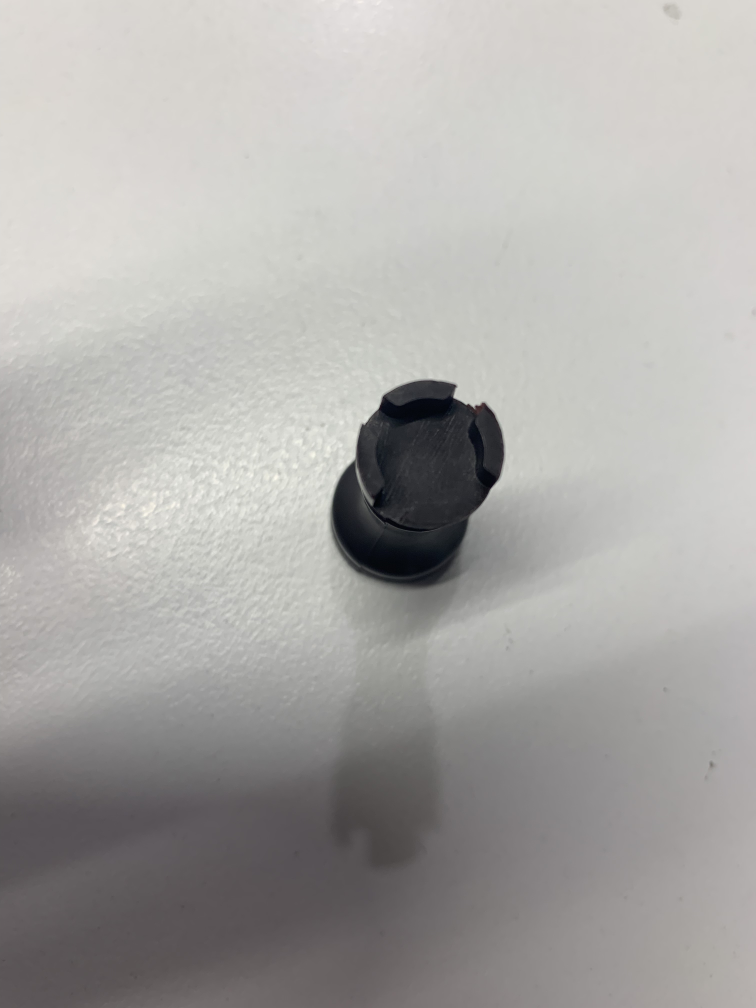
#> input picture dataset_yolo/images/train/IMG_1135.png, 3024 x 4032 px (shown at 1/4 size); its folder holds only this picture in this run
$ python yolo_preprocess.py   (older library calls are emulated)
#> lines starting #> are read from the running program, lines starting #| are printed output that depends on the picture; after the words box and inside, x2 and y2 are one past the last pixel; in counts of white or black regions, pixels touching at a corner belong together
import numpy as np
import cv2
import os

def detect_edges(im):
    # Convert to grayscale
    gray = cv2.cvtColor(im, cv2.COLOR_BGR2GRAY)

    # Define the aggressive edge detection kernel
    aggressive_kernel = np.array([
        [-1, -1, -1],
        [-1,  8, -1],
        [-1, -1, -1]
    ], dtype=np.float32)

    # Apply the kernel using filter2D
    edges = cv2.filter2D(gray, -1, aggressive_kernel)

    # Normalize to 0-255 range
    edges = cv2.normalize(edges, None, 0, 255, cv2.NORM_MINMAX, dtype=cv2.CV_8U)

    # Threshold to make edges white, everything else black
    _, binary = cv2.threshold(edges, 30, 255, cv2.THRESH_BINARY)

    # Morphological operations to connect nearby edges
    kernel = np.ones((3, 3), np.uint8)
    binary = cv2.morphologyEx(binary, cv2.MORPH_CLOSE, kernel, iterations=2)

    # Remove small connected components
    num_labels, labels, stats, centroids = cv2.connectedComponentsWithStats(binary, connectivity=8)

    # Filter by area - keep only large components
    min_area = 100  # Adjust this threshold based on your needs
    filtered = np.zeros_like(binary)

    for i in range(1, num_labels):  # Skip background (label 0)
        area = stats[i, cv2.CC_STAT_AREA]
        if area >= min_area:
            filtered[labels == i] = 255

    return filtered

for img_name in os.listdir("dataset_yolo/images/train"):
    img = cv2.imread(f"dataset_yolo/images/train/{img_name}")
#> img is the input picture: shape (4032, 3024, 3); mean B, G, R 167, 169.4, 171

    # Apply Gaussian blur before resizing
    img_blurred = cv2.GaussianBlur(img, (31, 31), 0)

    # Resize to 1/4 of original size
    h, w = img_blurred.shape[:2]
    img_resized = cv2.resize(img_blurred, (w // 4, h // 4), interpolation=cv2.INTER_AREA)
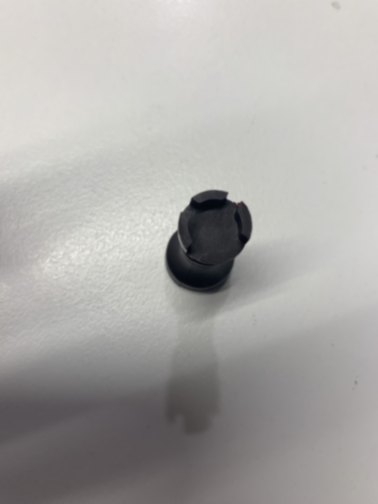
#> img_resized: shape (1008, 756, 3) (shown at 1/2 size); mean B, G, R 167, 169.4, 171

    # Detect edges on resized image
    contoured = detect_edges(img_resized)
#> in detect_edges, `edges = cv2.filter2D(gray, -1, aggressive_kernel)`:
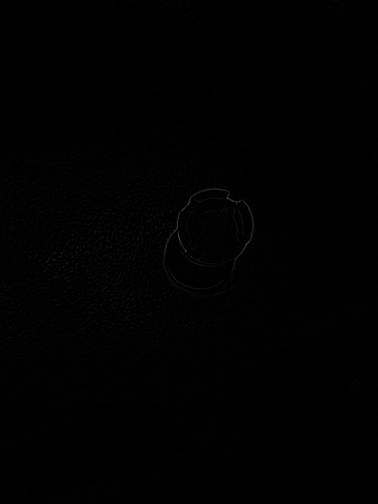
#> edges: shape (1008, 756) (shown at 1/2 size); min 0, max 84, mean 1
#> in detect_edges, `_, binary = cv2.threshold(edges, 30, 255, cv2.THRESH_BINARY)`:
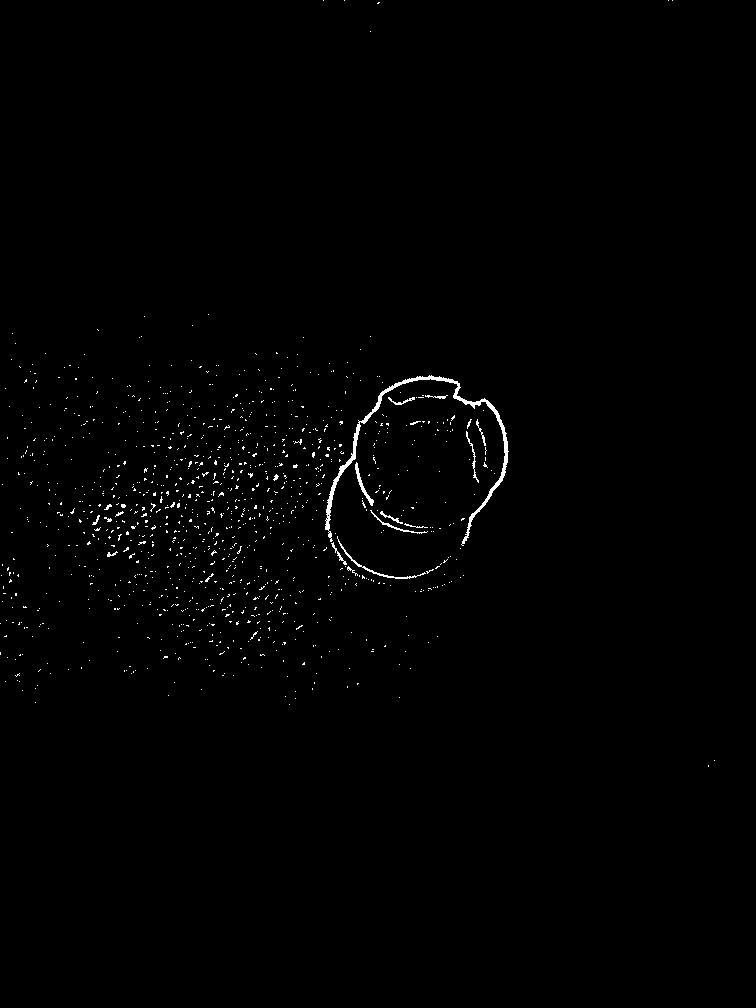
#> binary: shape (1008, 756); 0.74% white in thin lines or dots, all inside (x1, y1, x2, y2) = (0, 0, 715, 767)
#> in detect_edges, `binary = cv2.morphologyEx(binary, cv2.MORPH_CLOSE, kernel, iterations=2)`:
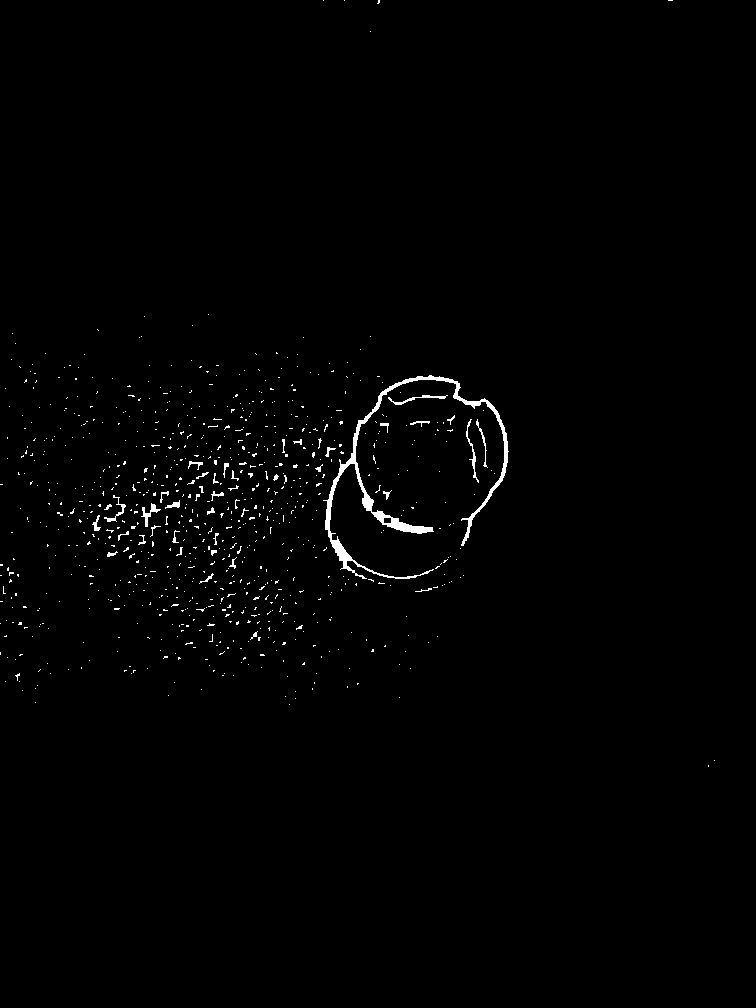
#> binary: shape (1008, 756); 0.96% white; 839 white regions (801 under 20 px), largest, box (x1, y1, x2, y2) and area: (323, 375, 509, 579) 3042, (388, 395, 448, 405) 143, (466, 419, 479, 483) 138
#> in detect_edges, `num_labels, labels, stats, centroids = cv2.connectedComponentsWithStat..`: num_labels = 840; stats = 840 rows, first 6: [0, 0, 756, 1008, 754705], [323, 0, 1, 1, 1], [344, 0, 1, 1, 1], [377, 0, 3, 4, 8], [668, 0, 5, 1, 5], [370, 31, 1, 1, 1]; centroids = 840 pairs, first value 0 to 714, second value 0 to 765.5
#> the loop in detect_edges, `for i in range(1, num_labels):` made 839 passes
#> area on passes 49, 83, 145: 3042, 143, 138
#> after the loop in detect_edges, `for i in range(1, num_labels):`:
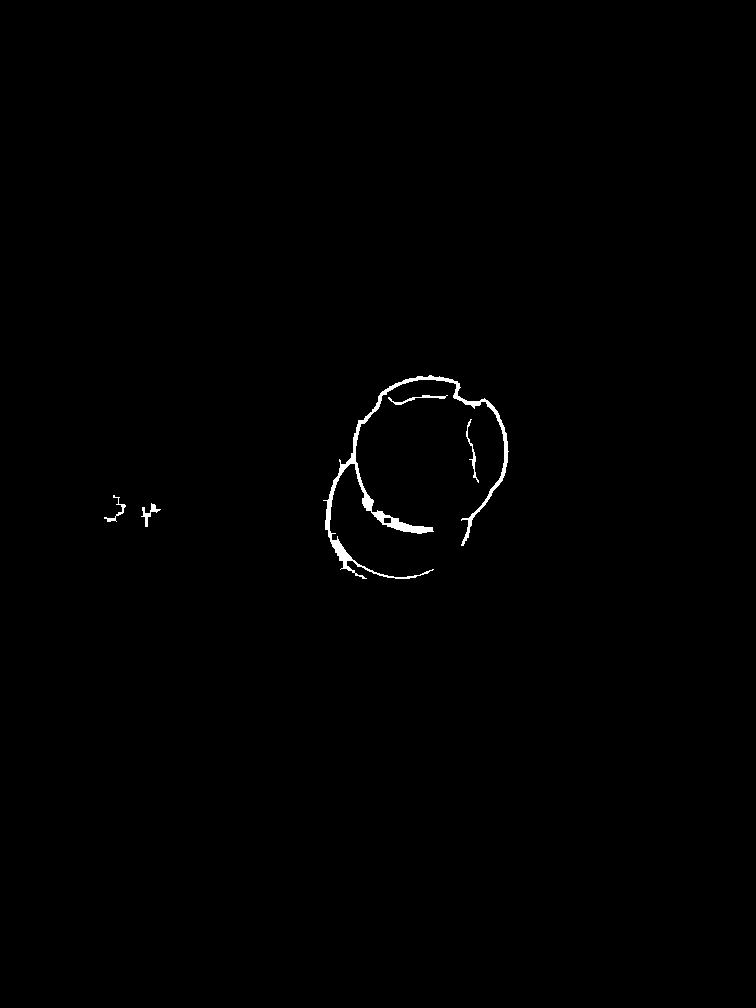
#> filtered: shape (1008, 756); 0.47% white; 5 white regions, box (x1, y1, x2, y2) and area: (323, 375, 509, 579) 3042, (388, 395, 448, 405) 143, (466, 419, 479, 483) 138, (141, 503, 161, 527) 135, (104, 495, 126, 522) 106

    cv2.imwrite(f"dataset_yolo/images/train_contour/{img_name}", contoured)

$ run again, on dataset_yolo/images/train/IMG_1164.png
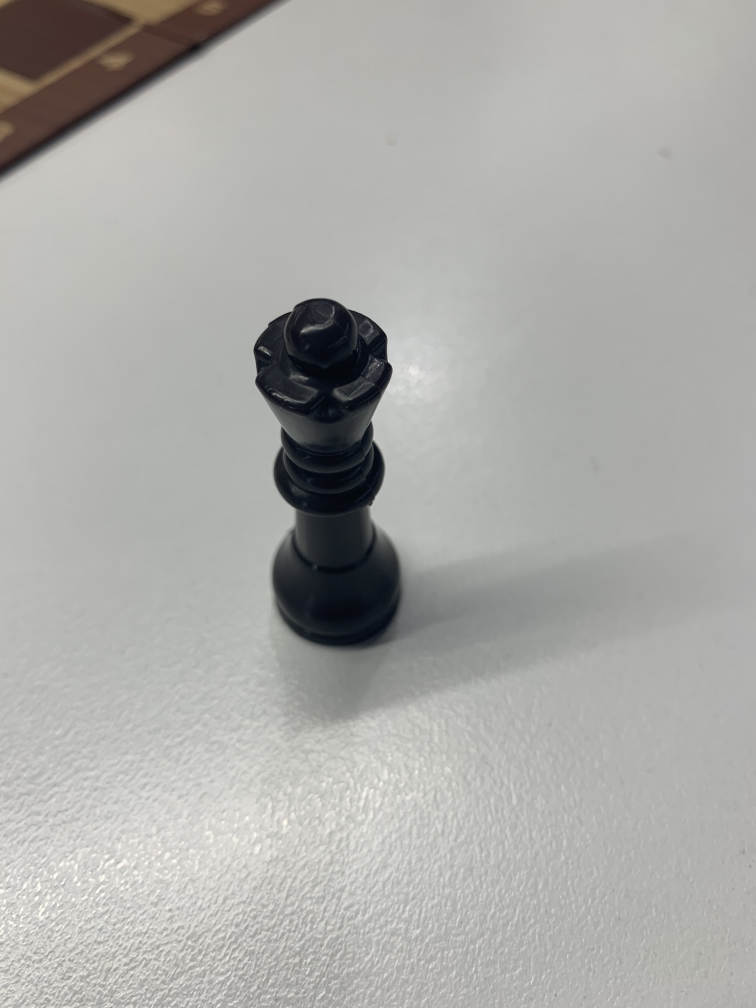
#> input picture dataset_yolo/images/train/IMG_1164.png, 3024 x 4032 px (shown at 1/4 size)
#> img is the input picture: shape (4032, 3024, 3); mean B, G, R 168.1, 170.9, 171.2
#> in detect_edges, `num_labels, labels, stats, centroids = cv2.connectedComponentsWithStat..`:
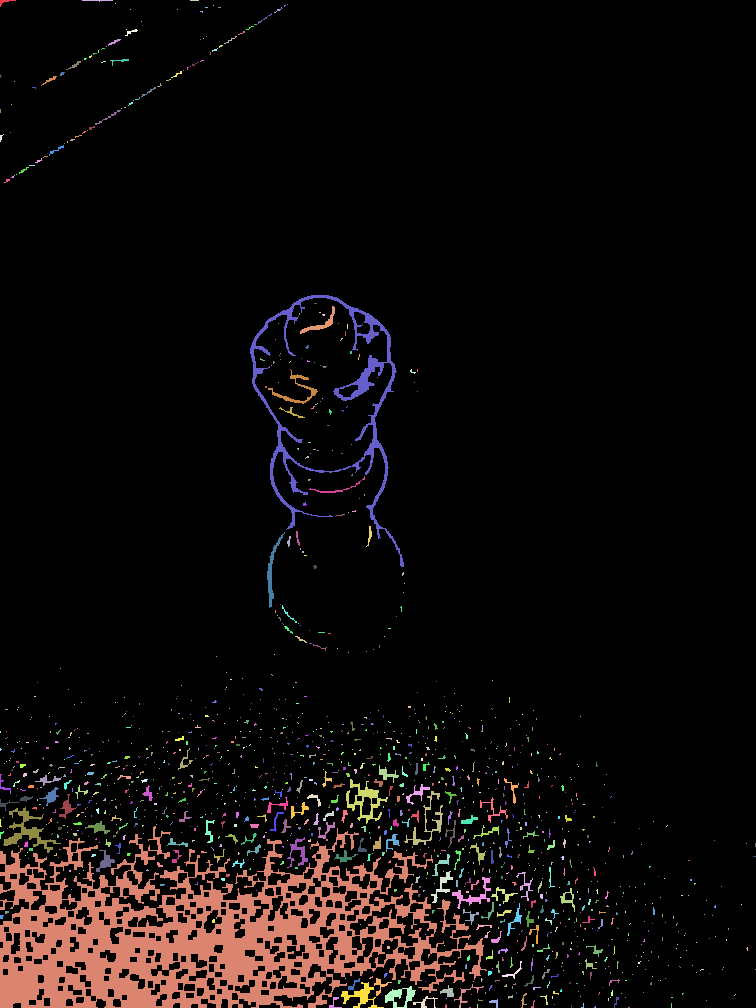
#> labels: shape (1008, 756) int32; 1285 distinct labels, from 0 to 1284; one colour per label, 0 black
#> num_labels = 1285; stats = 1285 rows, first 6: [0, 0, 756, 1008, 705483], [0, 0, 16, 7, 35], [82, 0, 31, 2, 32], [190, 0, 9, 1, 9], [115, 3, 1, 1, 1], [213, 5, 1, 1, 1]; centroids = 1285 pairs, first value 0 to 755, second value 0 to 1007
#> the loop in detect_edges, `for i in range(1, num_labels):` made 1284 passes
#> area on passes 1, 2, 14: 35, 32, 24
#> after the loop in detect_edges, `for i in range(1, num_labels):`:
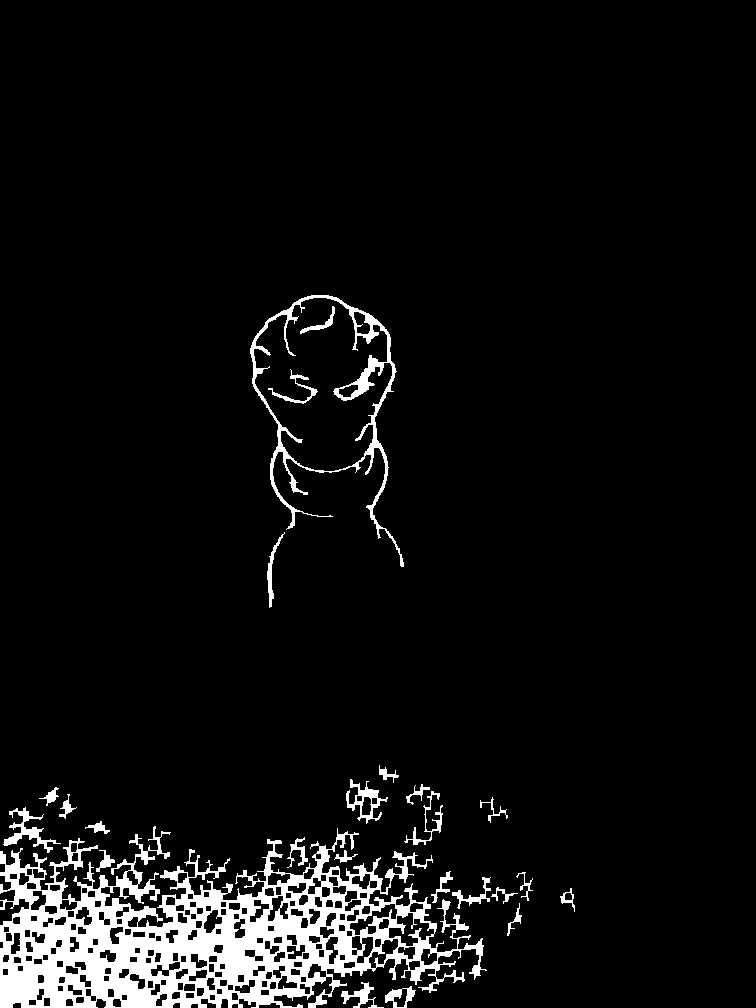
#> filtered: shape (1008, 756); 6.2% white; 25 white regions, largest, box (x1, y1, x2, y2) and area: (0, 826, 487, 1008) 37622, (250, 295, 404, 567) 4192, (3, 807, 61, 853) 673

$ run again, on dataset_yolo/images/train/IMG_1166.png
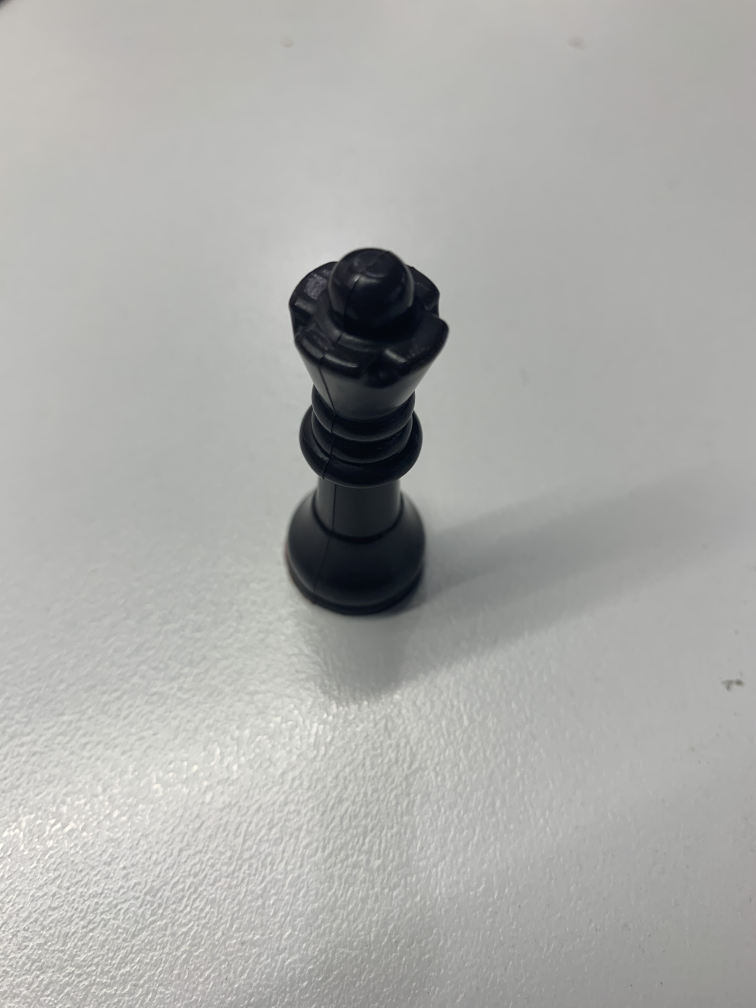
#> input picture dataset_yolo/images/train/IMG_1166.png, 3024 x 4032 px (shown at 1/4 size)
#> img is the input picture: shape (4032, 3024, 3); mean B, G, R 169, 171.4, 171.1
#> in detect_edges, `num_labels, labels, stats, centroids = cv2.connectedComponentsWithStat..`:
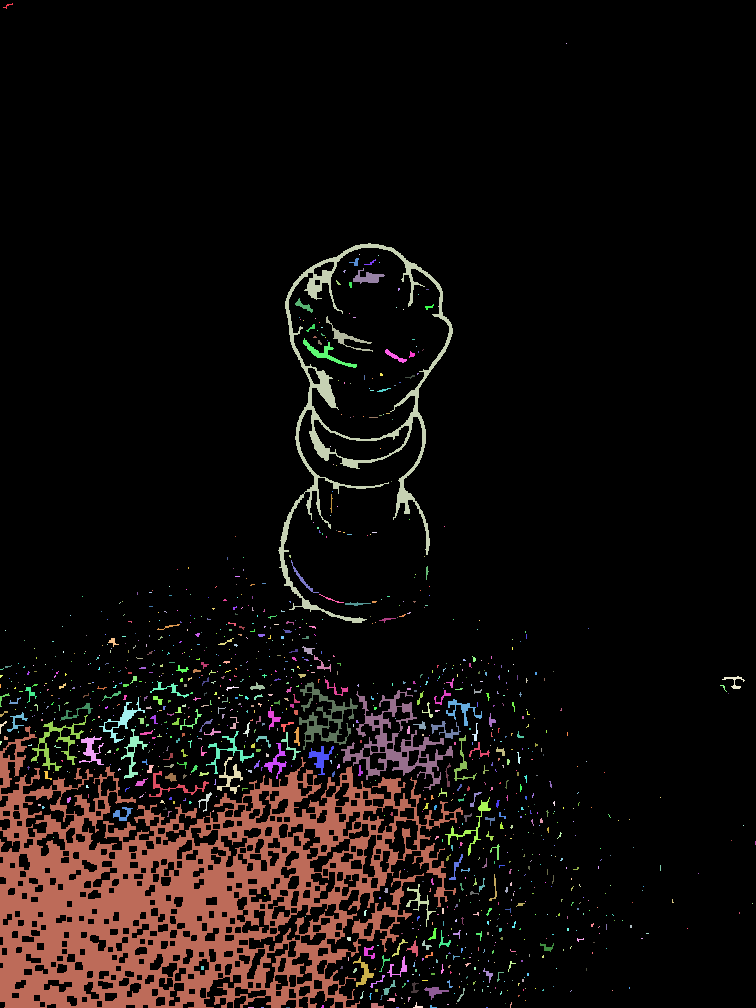
#> labels: shape (1008, 756) int32; 1125 distinct labels, from 0 to 1124; one colour per label, 0 black
#> num_labels = 1125; stats = 1125 rows, first 6: [0, 0, 756, 1008, 683847], [3, 3, 10, 6, 16], [566, 43, 1, 1, 1], [278, 243, 175, 380, 6357], [359, 254, 1, 1, 1], [378, 255, 1, 1, 1]; centroids = 1125 pairs, first value 0 to 755, second value 5.25 to 1007
#> the loop in detect_edges, `for i in range(1, num_labels):` made 1124 passes
#> area on passes 3, 6, 7: 6357, 34, 20
#> after the loop in detect_edges, `for i in range(1, num_labels):`:
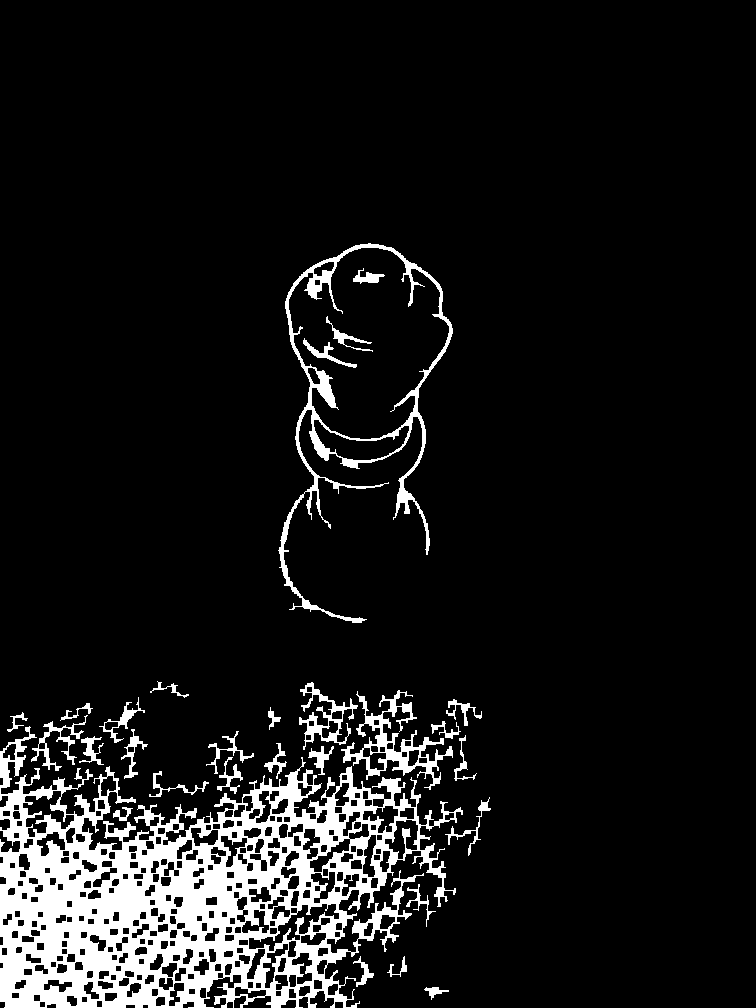
#> filtered: shape (1008, 756); 9.2% white; 29 white regions, largest, box (x1, y1, x2, y2) and area: (0, 726, 463, 1008) 54069, (278, 243, 453, 623) 6357, (341, 690, 453, 790) 2604
